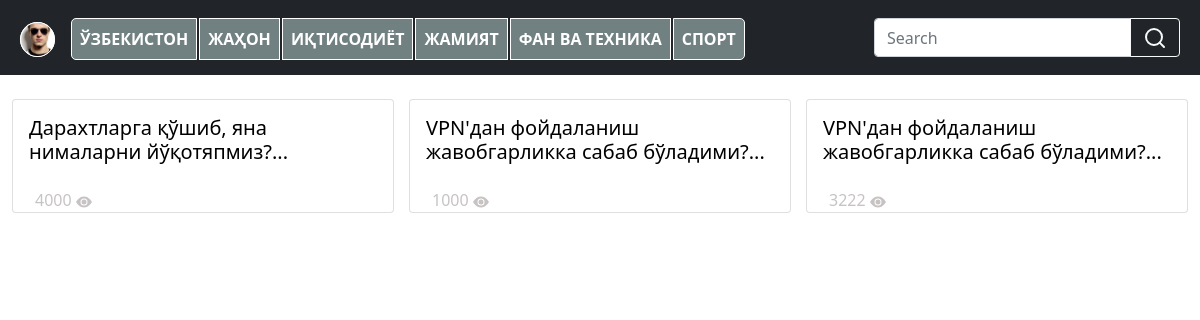
Page / (signed in) on the earlier database version.
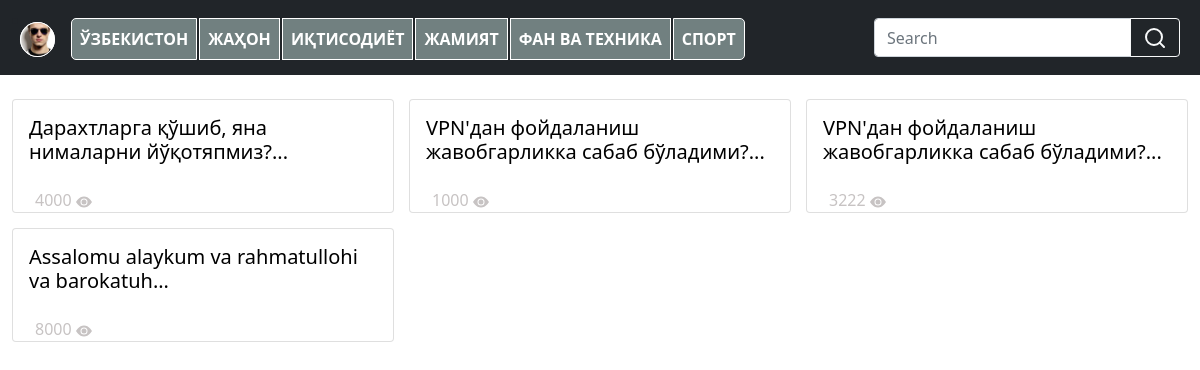
Same page on the later database version.
### Maqola/models.py (models this page shows, shortened)
class Article(models.Model):
    title=models.CharField(max_length=256)
    text=models.TextField()
    date=models.DateTimeField(auto_now_add=True)
    kurish=models.PositiveIntegerField(null=True, blank=True)
    author=models.ForeignKey(
        get_user_model(),
        on_delete=models.CASCADE
    )
    def __str__(self):
        return self.title[:80]+'...'

### Maqola/views.py (the view)
# urls.py: path('',AlerListViewPost.as_view(),name='article'),
class AlerListViewPost(LoginRequiredMixin,ListView):
    model=Article
    template_name='home.html'
    """ context_object_name="Postlar" """
    login_url='login'

### templates/home.html (shortened to what this page needs)
{% extends 'base.html' %}
{% load static %}
{% load crispy_forms_tags %}
{% block content %}
<div class="container-fluid ">
        <div class="row mt-4 ">
            <div class="content ">
                {% for post in object_list%}
                    <a  href="{% url 'detail' post.pk%}">
                        <div class="col card ">
                            <div class="card-body">
                                <h5 class="card-title">{{post}}</h5>
                            </div>
                            <div class='row kurish'>
                                <div class=''>
                                    {{post.kurish}}
                                    <i class=''>
                                        <svg xmlns="http://www.w3.org/2000/svg" width="16" height="16" fill="currentColor" class="bi bi-eye-fill" viewBox="0 0 16 16">
                                            <path d="M10.5 8a2.5 2.5 0 1 1-5 0 2.5 2.5 0 0 1 5 0z"/>
                                            <path d="M0 8s3-5.5 8-5.5S16 8 16 8s-3 5.5-8 5.5S0 8 0 8zm8 3.5a3.5 3.5 0 1 0 0-7 3.5 3.5 0 0 0 0 7z"/>
                                        </svg>
                                    </i>
                                </div>
                            </div>
                        </div>
                    </a>
                {% endfor %}
            </div>
        </div>
    </div>
{% endblock content %}

Differences in the rows shown:
added Article: title "Assalomu alaykum va rahmatullohi va barokatuh...", kurish "8000"
